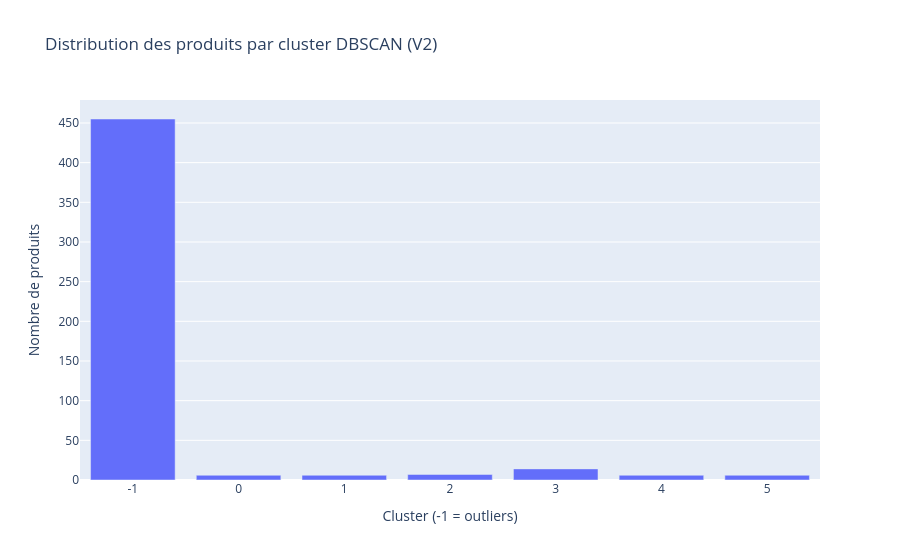

The cell this chart's notebook holds for it:
### Markdown cell above
### 4.4 Analyse des clusters (Wordclouds)

Les **wordclouds** permettent de visualiser les termes les plus representatifs de chaque cluster, confirmant que DBSCAN regroupe bien des produits de categories similaires.

### Code cell
# Distribution des produits par cluster
cluster_counts = df['cluster_v2'].value_counts().sort_index()
fig = px.bar(
    x=cluster_counts.index.astype(str),
    y=cluster_counts.values,
    title='Distribution des produits par cluster DBSCAN (V2)',
    labels={'x': 'Cluster (-1 = outliers)', 'y': 'Nombre de produits'}
)
fig.show()

# Wordclouds par cluster
clusters_to_display = sorted([c for c in df['cluster_v2'].unique() if c != -1])
n_display = min(len(clusters_to_display), 15)
n_cols = 3
n_rows = max(1, (n_display + n_cols - 1) // n_cols)

fig_wc, axes = plt.subplots(n_rows, n_cols, figsize=(18, 5 * n_rows))
if n_rows == 1 and n_cols == 1:
    axes = np.array([axes])
axes = axes.flatten()

for i, cluster_id in enumerate(clusters_to_display[:n_display]):
    cluster_text = ' '.join(df[df['cluster_v2'] == cluster_id]['processed_text'])
    n_in_cluster = (df['cluster_v2'] == cluster_id).sum()
    if len(cluster_text.strip()) > 0:
        wc = WordCloud(
            width=400, height=300,
            background_color='white',
            max_words=30,
            colormap='viridis'
        ).generate(cluster_text)
        axes[i].imshow(wc, interpolation='bilinear')
    axes[i].set_title(f'Cluster {cluster_id} ({n_in_cluster} produits)', fontsize=11)
    axes[i].axis('off')

for j in range(n_display, len(axes)):
    axes[j].axis('off')

fig_wc.suptitle('Wordclouds par cluster DBSCAN (V2)', fontsize=16, y=1.02)
plt.tight_layout()
plt.show()

### Figure 1 — Plotly figure (JSON) as saved in the notebook; plotly's stock layout.template omitted (floating-point values rounded to 4 significant figures)
{"data": [{"hovertemplate": "Cluster (-1 = outliers)=%{x}<br>Nombre de produits=%{y}<extra></extra>", "legendgroup": "", "marker": {"color": "#636efa", "pattern": {"shape": ""}}, "name": "", "orientation": "v", "showlegend": false, "textposition": "auto", "type": "bar", "x": ["-1", "0", "1", "2", "3", "4", "5"], "xaxis": "x", "y": [455, 6, 6, 7, 14, 6, 6], "yaxis": "y"}], "layout": {"barmode": "relative", "legend": {"tracegroupgap": 0}, "title": {"text": "Distribution des produits par cluster DBSCAN (V2)"}, "xaxis": {"anchor": "y", "domain": [0, 1], "title": {"text": "Cluster (-1 = outliers)"}}, "yaxis": {"anchor": "x", "domain": [0, 1], "title": {"text": "Nombre de produits"}}}}
